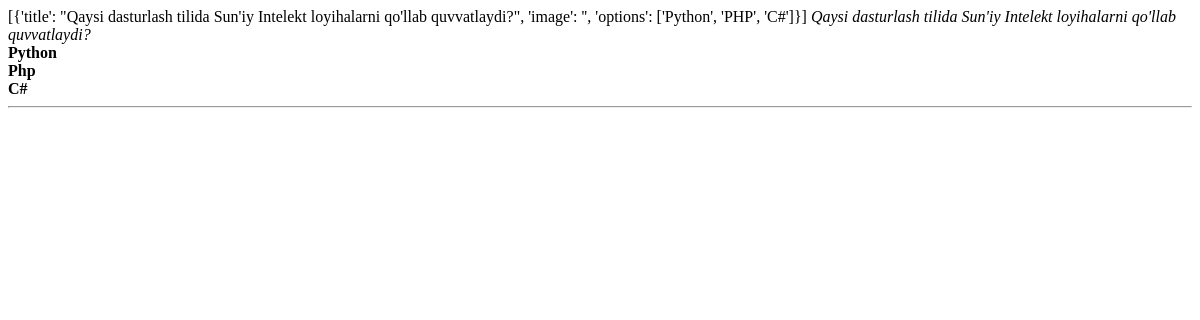
The app's page /credit, older data.
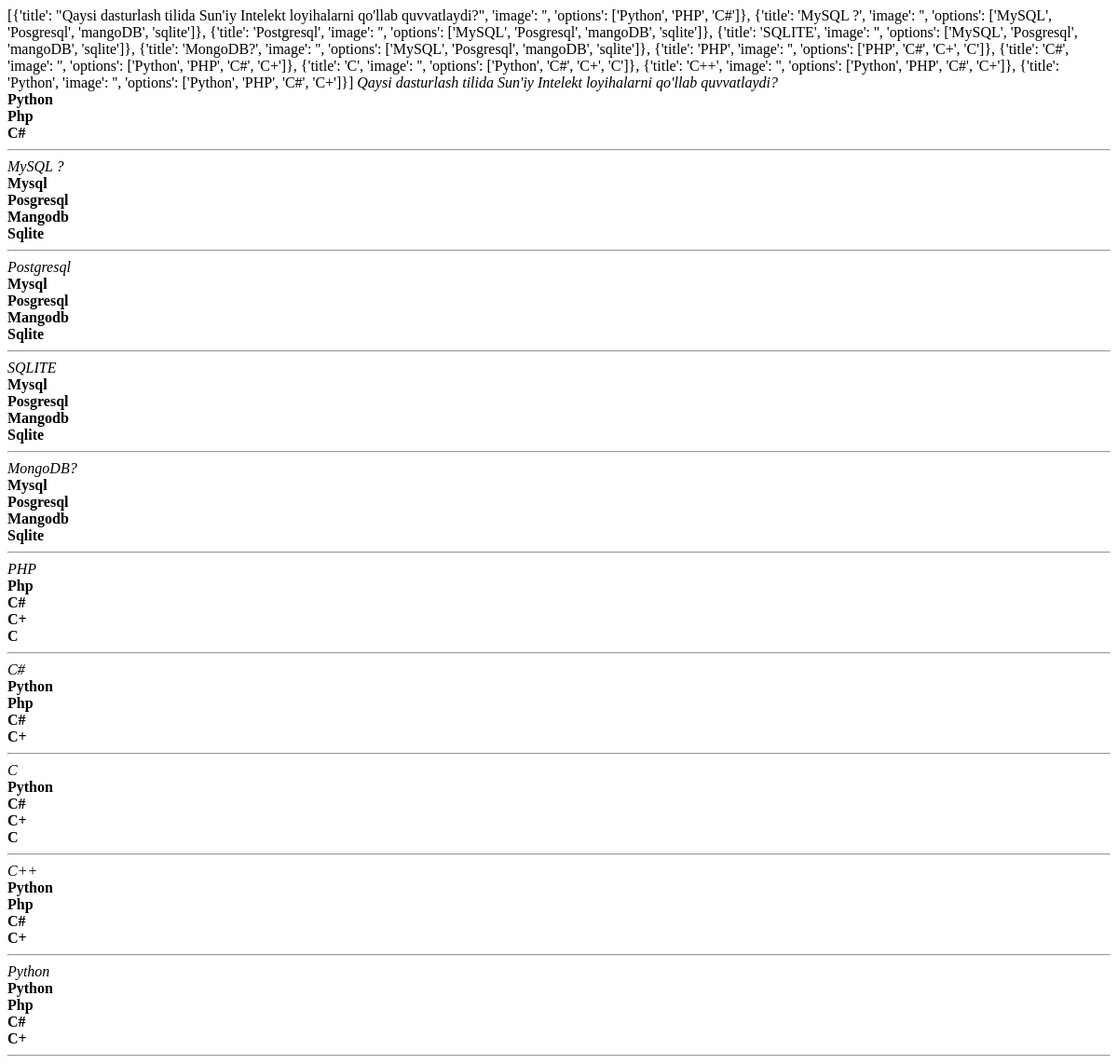
The same page, newer data.
### main/models.py (models this page shows, shortened)
class Question(models.Model):
    title = models.TextField(verbose_name="Title")
    image = models.ImageField(upload_to='./questions/', blank=True, null=True)
    description = RichTextUploadingField(verbose_name='Description', blank=True, null=True)
    options = models.ManyToManyField(Option, related_name='options', blank=True)
    corrects = models.ManyToManyField(Option, related_name='corrects', blank=True)

### main/views.py (the view)
# urls.py: path('credit', credit_view, name='credit_view'),
def credit_view(request):
    questions = Question.objects.all()
    aasal = []
    for question in questions:
        title = question.title
        image = ''
        if question.image:
            image = question.image.url
        options = []
        for option in question.options.all():
            op_title = option.title
            op_image = ''
            if option.image:
                op_image = option.image.url
            options.append(op_title)
        print(f"{title} - {options}")
        aasal.append({'title': title, 'image': image, 'options': options})
    for asal in aasal:
        print(asal['title'], asal['options'])
    content = {
        'questions': aasal,
    }
    return render(request, 'main/credit.html', content)

### templates/main/credit.html (shortened to what this page needs)
<!doctype html>
<html lang="en">
<head>
</head>
<body>
    {{ questions }}
    {% for question in questions %}
        <i>{{ question.title }}</i>
        {% for option in question.options %}
            <br>
            <b>{{ option.title }}</b>
        {% endfor %}
        <hr>
    {% endfor %}
</body>
</html>

Row changes from the older to the newer data that the page shows:
added Question: title "MySQL ?"
added Question: title "Postgresql"
added Question: title "SQLITE"
added Question: title "MongoDB?"
added Question: title "PHP"
added Question: title "C#"
added Question: title "C++"
added Question: title "Python"
Text that changed along with them:
{{ questions }}: "[{'title': \"Qaysi dasturlash tilida Sun'iy Intelekt loyihalarni qo'llab quvvatlaydi?\", 'image': '', 'options': ['Python', 'PHP', 'C#']}]" → "…'', 'options': ['Python', 'PHP', 'C#']}, {'title': 'MySQL ?', 'image': '', 'options': ['MySQL', 'Posgresql', 'mangoDB', 'sqlite']}, {'title': 'Postgresql', 'image': '', 'options': ['MySQL', 'Posgresql', 'mangoDB', 'sqlite']}, {'title': 'SQLITE', 'image': '', 'options': ['MySQL', 'Posgresql', 'mangoDB', 'sqlite']}, {'title': 'MongoDB?', 'image': '', 'options': ['MySQL', 'Posgresql', 'mangoDB', 'sqlite']}, {'title': 'PHP', 'image': '', 'options': ['PHP', 'C#', 'C+', 'C']}, {'title': 'C#', 'image': '', 'options': ['Python', 'PHP', 'C#', 'C+']}, {'title': 'C', 'image': '', 'options': ['Python', 'C#', 'C+', 'C']}, {'title': 'C++', 'image': '', 'options': ['Python', 'PHP', 'C#', 'C+']},…"
new list line: "Mysql Posgresql Mangodb Sqlite"
new list line: "Php C# C+ C"
new list line: "Python Php C# C+"
new list line: "C Python C# C+ C"
